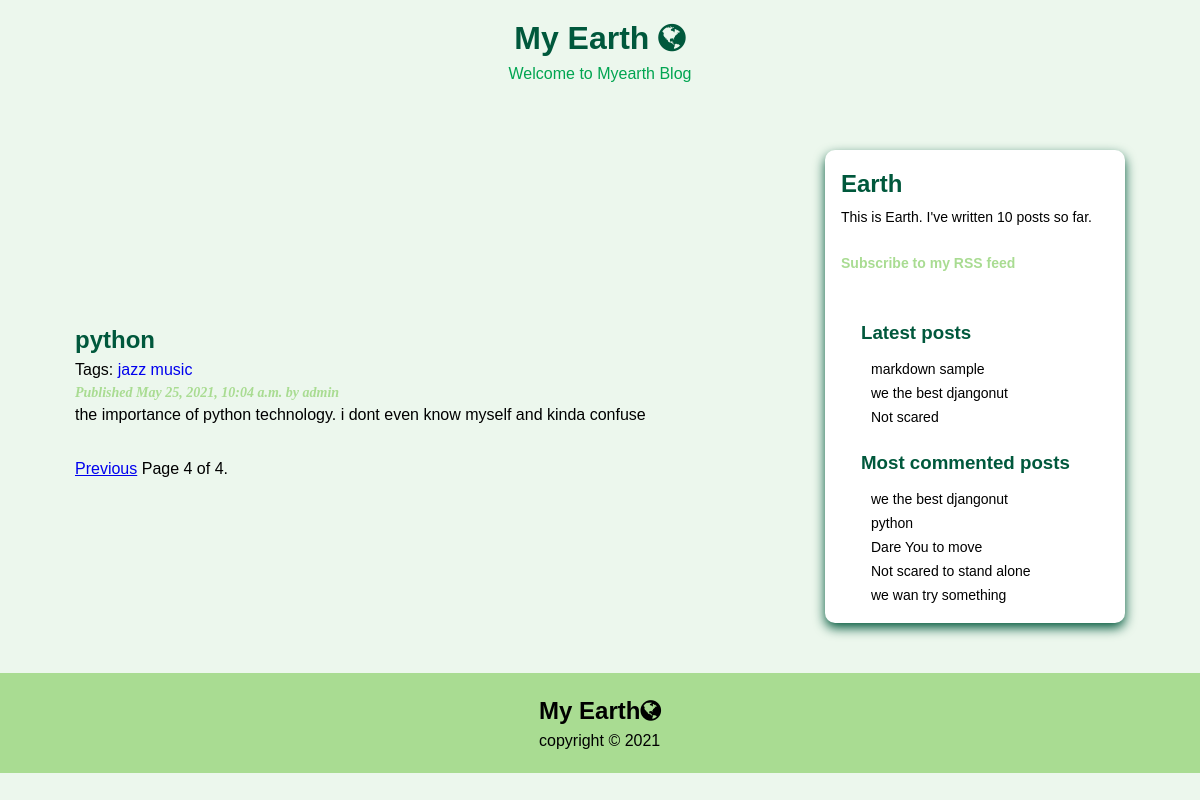
Page /earth/?page=4 on the committed database.
### earth/models.py (models this page shows, shortened)
class Post(models.Model):
    STATUS_CHOICES = (
        ('draft', 'Draft'),
        ('published', 'Published'),
    )
    title = models.CharField(max_length=250)
    slug = models.SlugField(max_length=250,
                            unique_for_date='publish')
    author = models.ForeignKey(User,
                               on_delete=models.CASCADE,
                               related_name='earth_posts')
    body = models.TextField()
    publish = models.DateTimeField(default=timezone.now)
    created = models.DateTimeField(auto_now_add=True)
    updated = models.DateTimeField(auto_now=True)
    status = models.CharField(max_length=10,
                              choices=STATUS_CHOICES,
                              default='draft')
    objects = models.Manager()  # The default manager.
    published = PublishedManager()  # Our custom manager.
    tags = TaggableManager()
    class Meta:
        ordering = ('-publish',)
    def get_absolute_url(self):
        return reverse('earth:post_detail',
                       args=[self.publish.year,
                             self.publish.month,
                             self.publish.day, self.slug])

### earth/views.py (the view)
# urls.py: path('', views.post_list, name='post_list'),
def post_list(request, tag_slug=None):
    object_list = Post.published.all()
    tag = None
    if tag_slug:
        tag = get_object_or_404(Tag, slug=tag_slug)
        object_list = object_list.filter(tags__in=[tag])
    paginator = Paginator(object_list, 3)  # 3 posts in each page
    page = request.GET.get('page')
    try:
        posts = paginator.page(page)
    except PageNotAnInteger:
        posts = paginator.page(1)
    except EmptyPage:
        posts = paginator.page(paginator.num_pages)
    return render(request,
                  'earth/post/list.html',
                  {'page': page,
                   'posts': posts,
                   'tag': tag})

### earth/models.py (called while the page is built)
    def get_queryset(self):
        return super().get_queryset().filter(status='published')

### earth/templatetags/earth_tags.py (called while the page is built)
@register.simple_tag
def total_posts():
    return Post.published.count()

@register.inclusion_tag('earth/post/latest_posts.html')
def show_latest_posts(count=5):
    latest_posts = Post.published.order_by('-publish')[:count]
    return {'latest_posts': latest_posts}

@register.simple_tag
def get_most_commented_posts(count=5):
    return Post.published.annotate(
        total_comments=Count('comments')
    ).order_by('-total_comments')[:count]

@register.filter(name='markdown')
def markdown_format(text):
    return mark_safe(markdown.markdown(text))

### earth/templates/earth/post/list.html (shortened to what this page needs)
{% extends "earth/base.html" %}
{% load earth_tags %}
{% block content %}
  {% for post in posts %}
    <h2 class="post-title">
      <a href="{{ post.get_absolute_url }}">
        {{ post.title }}
      </a>
    </h2>
    <p class="tags">
      Tags:
      {% for tag in post.tags.all%}
        <a href="{% url "earth:post_list_by_tag" tag.slug %}">
          {{tag.name}}
        </a>
      {% endfor %}
    </p>
    <p class="date">
      Published {{ post.publish }} by {{ post.author }}
    </p>
    {{ post.body|markdown|truncatewords_html:30 }}
  {% endfor %}
  <div class="page">
    {% include "pagination.html" with page=posts %}
  </div>
{% endblock %}

### earth/templates/earth/base.html (shortened to what this page needs)
{% load earth_tags %}
{% load static %}
<!DOCTYPE html>
<html>
<head>
  <link href="{% static "css/earth.css" %}" rel="stylesheet">
  <link rel="stylesheet" href="//maxcdn.bootstrapcdn.com/font-awesome/4.7.0/css/font-awesome.min.css">
</head>
<body>
  <header>
    <h1>My Earth <span><i class="fa fa-globe" aria-hidden="true"></i></span></h1>
    <p>Welcome to Myearth Blog</p>
  </header>
  <main class="All-content">
    <div class="content">
      {% block content %}
      {% endblock %}
    </div>
    <div class="side-content">
      <div class="flex-content">
        <h2 class="earth">Earth</h2>
        <p>This is Earth. I've written {% total_posts %} posts so far.</p>
        <p><a class="feed" href="{% url "earth:post_feed" %}">Subscribe to my RSS feed</a></p>
        <h3>Latest posts</h3>
        {% show_latest_posts 3 %}
        <h3>Most commented posts</h3>
        {% get_most_commented_posts as most_commented_posts %}
        <ul>
          {% for post in most_commented_posts %}
            <li>
              <a href="{{ post.get_absolute_url }}">{{ post.title }}</a>
            </li>
          {% endfor %}
        </ul>
      </div>
    </div>
  </main>
  <footer class="footer">
  <div class="container">
    <h2>My Earth<span><i class="fa fa-globe" aria-hidden="true"></i></span></h2>
    <p>copyright &copy; 2021</p>
  </div>
</footer>
</body>
</html>

### earth/templates/earth/post/latest_posts.html
<ul>
  {% for post in latest_posts %}
    <li>
      <a href="{{ post.get_absolute_url }}">{{ post.title }}</a>
    </li>
  {% endfor %}
</ul>

### earth/static/css/earth.css (style rules this page uses)
:root { --primary-color:#00a551; --secondary-color:#a9dc92; --dark-color:#00583c; --white-type:#ecf7ed; --gray-type:#d3ebd6; }
* { margin: 0; padding: 0; box-sizing: border-box; }
body { font-family: 'Monteserrat', sans-serif ; background-color: var(--white-type); line-height: 1.5; }
header { display: flex; flex-direction: column; justify-content: center; align-items: center; }
header { height: 100px; }
header h1 { color: var(--dark-color); }
header p { color:var(--primary-color) ; }
.All-content { display: grid; grid-template-columns: 700px 300px; gap: 50px; justify-content: center; align-items: center; height: 100%; }
ul { list-style-type: none; }
ul li a { text-decoration: none; }
.side-content { width: 300px; height: auto; position:relative; box-shadow:0 5px 12px var(--dark-color) ; border-radius: 10px; margin: 50px auto; background: white; }
.flex-content { display: flex; flex-direction: column; justify-content: center; align-items: flex-start; margin: 16px; overflow: hidden; }
.flex-content h2 { margin-bottom: 5px; font-family: "Montserrat" 'Lato' ; color: var(--dark-color); }
.flex-content h3 { font-family: "Montserrat" 'Lato' ; margin: 20px; align-items: center; justify-content: center; padding-bottom: 5px; margin-bottom: 5px; color: var(--dark-color); }
.flex-content p { font-family: "Montserrat" 'Lato' ; font-size: 14px; padding-bottom: 5px; margin-bottom: 20px; }
.flex-content ul a { font-size: 14px; padding: 20px; margin: 0 10px; }
.flex-content ul a:link { color: black; }
.flex-content .feed { text-decoration: none; margin-top: 2px; color: var(--secondary-color); font-weight: 700; }
footer { display: flex; flex-direction: column; justify-content: center; align-items: center; background-color: var(--secondary-color); height: 100px; padding: 50px; }
p.date { color:var(--secondary-color); font-family: georgia, serif; font-size: 14px; font-style: italic; font-weight: 700; }
.post-title { margin-top: 30px; }
.post-title a { text-decoration: none; color: var(--dark-color); }
.tags a { text-decoration: none; }
.page { margin-top: 30px; }

### rows in the picture
Post: title "python", publish "May 25, 2021, 10:04 a.m.", author "admin", body "the importance of python technology. i dont even know myself and kinda confuse"
Tag: name "jazz"
Tag: name "music"
Post: title "markdown sample"
Post: title "we the best djangonut"
Post: title "Not scared"
Post: title "Dare You to move"
Post: title "Not scared to stand alone"
Post: title "we wan try something"

### other values in the picture
{{ page.number }} "4"
{{ page.paginator.num_pages }} "4"
